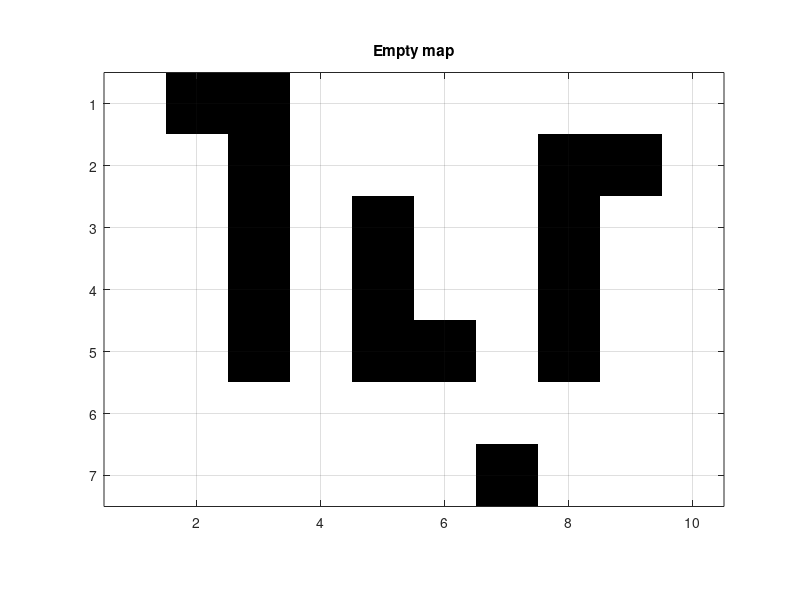

Recreate this plot in MATLAB. (Note: this script raises an error after producing the figure.)
clear all
close all
clc

%% Defining Data
% Maps definition
map_0 = [0 -1 -1  0  0  0  0  0  0  0;
         0  0 -1  0  0  0  0 -1 -1  0;
         0  0 -1  0 -1  0  0 -1  0  0;
         0  0 -1  0 -1  0  0 -1  0  0;
         0  0 -1  0 -1 -1  0 -1  0  0;
         0  0  0  0  0  0  0  0  0  0;
         0  0  0  0  0  0 -1  0  0  0;];

% Used only to compare
% map_8 = [0 -1 -1 10 10 10 11 12 13 14;
%         1 1  -1 9  9  10 11 -1 -1 14;
%         2 2  -1 8  -1 10 11 -1 13 13;
%         3 3  -1 7  -1 10 10 -1 12 12;
%         4 4  -1 6  -1 -1 9  -1 11 12;
%         5 5  5  6  7  8  9  10 11 12;
%         6 6  6  6  7  8  -1 10 11 12;];
% 
% map_4 = [0 -1 -1  13 14  15  16  17  18  19;
%         1  2 -1  12 13  14  15  -1  -1  18;
%         2  3 -1  11 -1  15  14  -1  16  17;
%         3  4 -1  10 -1  14  13  -1  15  16;
%         4  5 -1  9  -1  -1  12  -1  14  15;
%         5  6  7  8   9  10  11  12  13  14;
%         6  7  8  9  10  11  -1  13  14  15;];

qg = [1 1]; % Goal point coordinates
qs = [1 8]; % Starting point coordinates

%% Path finding 

% plot empty map
figure
imagesc(map_0);
colormap(gray);
im.AlphaData = 0.5;
grid on;
axis image;
title('Empty map')

% generate the first map
map1 = breadth4explorer(map_0,qg);
% generate the second map
map2 = breadth8explorer(map_0,qg);

figure
% plotting maps
subplot(2,2,1)
imagesc(map1);
colormap(gray);
im.AlphaData = 0.5;
grid on;
axis image;
title('4 adjacent cell map')

subplot(2,2,2)
imagesc(map2);
colormap(gray);
im.AlphaData = 0.5;
grid on;
axis image;
title('8 adjacent cell map')

% Path finding and cost 
path1dfs = dfs(map1, qs, qg)
[hop1dfs, cost1dfs] = hopCounter(map1, path1dfs)

path2dfs = dfs(map2, qs, qg)
[hop2dfs, cost2dfs] = hopCounter(map2, path2dfs)

path1 = depthFirstHeuristic(map1, qs, qg)
[hop1, cost1] = hopCounter(map1, path1)

path2 = depthFirstHeuristic(map2, qs, qg)
[hop2, cost2] = hopCounter(map2, path2)

% Plot the first path
subplot(2,2,3)
imagesc(map1);
colormap(gray);
im.AlphaData = 0.5;
grid on;
axis image;
hold on
% Plot starting and ending point
rectangle('Position', [qs(2)-0.5, qs(1)-0.5, 1, 1], ...
        'FaceColor', 'b', 'EdgeColor', 'none');
rectangle('Position', [qg(2)-0.5, qg(1)-0.5, 1, 1], ...
        'FaceColor', 'r', 'EdgeColor', 'none');
hold on
title('Path Finding Algorithm depthFirstHeuristic')
for i = 2:size(path1, 1)-1
    pause(0.2);
    rectangle('Position', [path1(i, 2)-0.5, path1(i, 1)-0.5, 1, 1], ...
        'FaceColor', 'y', 'EdgeColor', 'none');
end
hold off


% Plot the second path
subplot(2,2,4)
imagesc(map2);
colormap(gray);
im.AlphaData = 0.5;
grid on;
axis image;
hold on
% Plot starting and ending point
rectangle('Position', [qs(2)-0.5, qs(1)-0.5, 1, 1], ...
        'FaceColor', 'b', 'EdgeColor', 'none');
rectangle('Position', [qg(2)-0.5, qg(1)-0.5, 1, 1], ...
        'FaceColor', 'r', 'EdgeColor', 'none');
hold on
title('Path Finding Algorithm depthFirstHeuristic')
for i = 2:size(path2, 1)-1
    pause(0.2);
    rectangle('Position', [path2(i, 2)-0.5, path2(i, 1)-0.5, 1, 1], ...
        'FaceColor', 'y', 'EdgeColor', 'none');
end
hold off

figure
% Plot the first dfs path
subplot(1,2,1)
imagesc(map1);
colormap(gray);
im.AlphaData = 0.5;
grid on;
axis image;
hold on
% Plot starting and ending point
rectangle('Position', [qs(2)-0.5, qs(1)-0.5, 1, 1], ...
        'FaceColor', 'b', 'EdgeColor', 'none');
rectangle('Position', [qg(2)-0.5, qg(1)-0.5, 1, 1], ...
        'FaceColor', 'r', 'EdgeColor', 'none');
hold on
title('Path Finding Algorithm 4 adjacent dfs')
for i = 2:size(path1dfs, 1)-1
    pause(0.2);
    rectangle('Position', [path1dfs(i, 2)-0.5, path1dfs(i, 1)-0.5, 1, 1], ...
        'FaceColor', 'y', 'EdgeColor', 'none');
end
hold off


% Plot the second dfs path
subplot(1,2,2)
imagesc(map2);
colormap(gray);
im.AlphaData = 0.5;
grid on;
axis image;
hold on
% Plot starting and ending point
rectangle('Position', [qs(2)-0.5, qs(1)-0.5, 1, 1], ...
        'FaceColor', 'b', 'EdgeColor', 'none');
rectangle('Position', [qg(2)-0.5, qg(1)-0.5, 1, 1], ...
        'FaceColor', 'r', 'EdgeColor', 'none');
hold on
title('Path Finding Algorithm 8 adjacent dfs')
for i = 2:size(path2dfs, 1)-1
    pause(0.2);
    rectangle('Position', [path2dfs(i, 2)-0.5, path2dfs(i, 1)-0.5, 1, 1], ...
        'FaceColor', 'y', 'EdgeColor', 'none');
end
hold off


%% Functions definitions
% floading algorithm with 4 adjacent cells
function [map, path] = breadth4explorer(emptyMap, qg)
    
    % Init the queue and the visited vector
    row = qg(1); 
    col = qg(2);
    queue = [row, col];
    visited = [];
    
    % iteration until the queue has no more unexplored points
    while size(queue,1) > 0 
        % queue pop
        row = queue(1, 1);
        col = queue(1, 2);
        queue(1,:) = [];
        % marking the point as visited
        visited = [visited; [row, col]];
        % searching the four adjacent cells
        list = fourNeighbors(emptyMap, row, col);
        % for every cell in list modify the respective value in the map
        for i = 1 : size(list,1)
            % if the cell was not yet visited
            if (~ismember(visited(:,1),list(i,1))) | (~ismember(visited(:,2),list(i,2)))
                % floading the 4 adjacent cells 
                emptyMap(list(i,1),list(i,2)) = emptyMap(row, col) + 1; 
                visited = [visited; list(i,1),list(i,2)]; % adding the cells to visited
                queue = [queue; [list(i,1), list(i,2)]]; % update the queue
            end
        end
    end
    map = emptyMap; 
    path = visited;
end

% floading algorithm with 8 adjacent cells
function [map, path] = breadth8explorer(emptyMap, qg)

    row = qg(1); 
    col = qg(2);
    queue = [row, col];
    visited = [];

    while size(queue,1) > 0 
        row = queue(1, 1);
        col = queue(1, 2);
        queue(1,:) = [];
        visited = [visited; [row, col]];
        list = eightNeighbors(emptyMap, row, col);
        for i = 1 : size(list,1)
            if (~ismember(visited(:,1),list(i,1))) | (~ismember(visited(:,2),list(i,2)))
                emptyMap(list(i,1),list(i,2)) = emptyMap(row, col) + 1;
                visited = [visited; list(i,1),list(i,2)];
                queue = [queue; [list(i,1), list(i,2)]];
            end
        end
    end
    map = emptyMap; 
    path = visited;
end

% path finding algorithm with heuristic stack sort
function [path, stack, heuristic] = depthFirstHeuristic(map, qs, qg)
    % Init the stack and the visited vector
    row = qs(1); 
    col = qs(2);
    stack = [row, col];
    visited = [];
    
    %until we reach the goal
    while (row ~= qg(1) || col ~= qg(2))
        % pop
        row = stack(end,1);
        col = stack(end,2);
        stack(end,:) = [];
        % marking the point as visited
        visited = [visited; [row, col]];

        % searching the 8 adjacent cells with
        list = neighbors(map, row, col, -1);
        % using the heuristic to sort the stack in order to pick first the
        % desend order list
        heuristic = heuristicSorting(map, list);
        % for each valid cell update the stack
        for i = 1 : size(list,1)
            if (~ismember(visited(:,1),heuristic(i,1))) | (~ismember(visited(:,2),heuristic(i,2)))
                stack = [stack; [heuristic(i,1), heuristic(i,2)]];
            end
        end
    end
    path = visited;
end

% adjacent cell list function
function list = neighbors(map, row, col, wallValue)
        list = [];
        % adding neighbors row and column value only if they are not wall
        % or out of the map
        if row + 1 <= size(map,1) && map(row + 1, col) ~= wallValue
            list = [list; [row + 1, col]];
        end
        if row - 1 >= 1 && map(row - 1, col) ~= wallValue
            list = [list; [row - 1, col]];
        end
        if col + 1 <= size(map,2) && map(row, col + 1) ~= wallValue
            list = [list; [row, col + 1]];
        end
        if col - 1 >= 1 && map(row, col - 1) ~= wallValue
            list = [list; [row, col - 1]];
        end
        if row - 1 >= 1 && col - 1 >= 1 && map(row - 1, col - 1) ~= wallValue
            list = [list; [row - 1, col - 1]];
        end
        if row - 1 >= 1 && col + 1 <= size(map,2) && map(row - 1, col + 1) ~= wallValue
            list = [list; [row - 1, col + 1]];
        end
        if row + 1 <= size(map,1) && col - 1 >= 1 && map(row + 1, col - 1) ~= wallValue
            list = [list; [row + 1, col - 1]];
        end
        if row + 1 <= size(map,1) && col + 1 <= size(map,2) && map(row + 1, col + 1) ~= wallValue
            list = [list; [row + 1, col + 1]];
        end
end

% heuristic stack sort
function heuristic = heuristicSorting(map, list)
    
    valueList = zeros(size(list,1));
    heuristic = zeros(size(list,2));
    for i = 1 :size(list,1)
        valueList(i) = map(list(i,1), list(i,2));
    end
    [~, index] = sort(valueList, 'descend');
    for i = 1 :size(list,1)
        heuristic(i,:) = [list(index(i),1), list(index(i),2)];
    end

end

% dfs path finding with minimum stack
function path = dfs(map, qs, qg)
    % Init the stack and the visited vector
    row = qs(1); 
    col = qs(2);
    stack = [row, col];
    visited = [];
    
    %until we reach the goal
    while (row ~= qg(1) || col ~= qg(1)) 
        % pop
        row = stack(end, 1);
        col = stack(end, 2);
        stack(end,:) = [];
        % marking the point as visited
        visited = [visited; [row, col]];
        % searching the 8 adjacent cells with min value
        minIndex = minNeighbors(map, row, col);
        % for each valid cell update the stack
        for i = 1 : size(minIndex,1)
            if (~ismember(visited(:,1),minIndex(i,1))) | (~ismember(visited(:,2),minIndex(i,2)))
               stack = [stack; [minIndex(i,1), minIndex(i,2)]];
            end
        end
    end
    path = visited;
end

% minimum finder function
function [minIndex, list] = minNeighbors(map, row, col)

    list = [];
    value = [];
    % 8 adjacent cells
    if row + 1 <= size(map,1) && map(row + 1, col) ~= -1
        list = [list; [row + 1, col]];
        value = [value; map(row + 1, col)];
    end
    if row - 1 >= 1 && map(row - 1, col) ~= -1
        list = [list; [row - 1, col]];
        value = [value; map(row - 1, col)];
    end
    if col + 1 <= size(map,2) && map(row, col + 1) ~= -1
        list = [list; [row, col + 1]];
        value = [value; map(row, col + 1)];
    end
    if col - 1 >= 1 && map(row, col - 1) ~= -1
        list = [list; [row, col - 1]];
        value = [value; map(row, col - 1)];
    end
    if row - 1 >= 1 && col - 1 >= 1 && map(row - 1, col - 1) ~= -1
        list = [list; [row - 1, col - 1]];
        value = [value; map(row - 1, col - 1)];
    end
    if row + 1 <= size(map,1) && col - 1 >= 1 && map(row + 1, col - 1) ~= -1
        list = [list; [row + 1, col - 1]];
        value = [value; map(row + 1, col - 1)];
    end
    if row - 1 >= 1 && col + 1 <= size(map,2) && map(row - 1, col + 1) ~= -1
        list = [list; [row - 1, col + 1]];
        value = [value; map(row - 1, col + 1)];
    end
    if row + 1 <= size(map,1) && col + 1 <= size(map,2) && map(row + 1, col + 1) ~= -1
        list = [list; [row + 1, col + 1]];
        value = [value; map(row + 1, col + 1)];
    end
    % Pick the min value 
    [~, index] = min(value);
    minIndex = list(index,:);

end

function [hop, cost] = hopCounter(map, path)
    % Counting the numer of cell traveled (like the number of router!)
    hop = size(path,1);
    
    % Total cost of the path
    cost = 0;
    for i = 1 : size(path,1)
        cost = cost + map(path(i,1), path(i,2));
    end
end

function list = fourNeighbors(map, row, col)

    list = [];
    % position of south cell
    if row + 1 <= size(map,1) && map(row + 1, col) ~= -1
        list = [list; [row + 1, col]];
    end
    % position of north cell
    if row - 1 >= 1 && map(row - 1, col) ~= -1
        list = [list; [row - 1, col]];
    end
    % position of east cell
    if col + 1 <= size(map,2) && map(row, col + 1) ~= -1
        list = [list; [row, col + 1]];
    end
    % position of west cell
    if col - 1 >= 1 && map(row, col - 1) ~= -1
        list = [list; [row, col - 1]];
    end

end

function list = eightNeighbors(map, row, col)

    list = [];
    if row + 1 <= size(map,1) && map(row + 1, col) ~= -1
        list = [list; [row + 1, col]];
    end
    if row - 1 >= 1 && map(row - 1, col) ~= -1
        list = [list; [row - 1, col]];
    end
    if col + 1 <= size(map,2) && map(row, col + 1) ~= -1
        list = [list; [row, col + 1]];
    end
    if col - 1 >= 1 && map(row, col - 1) ~= -1
        list = [list; [row, col - 1]];
    end
    if row - 1 >= 1 && col - 1 >= 1 && map(row - 1, col - 1) ~= -1
        list = [list; [row - 1, col - 1]];
    end
    if row + 1 <= size(map,1) && col - 1 >= 1 && map(row + 1, col - 1) ~= -1
        list = [list; [row + 1, col - 1]];
    end
    if row - 1 >= 1 && col + 1 <= size(map,2) && map(row - 1, col + 1) ~= -1
        list = [list; [row - 1, col + 1]];
    end
    if row + 1 <= size(map,1) && col + 1 <= size(map,2) && map(row + 1, col + 1) ~= -1
        list = [list; [row + 1, col + 1]];
    end

end
